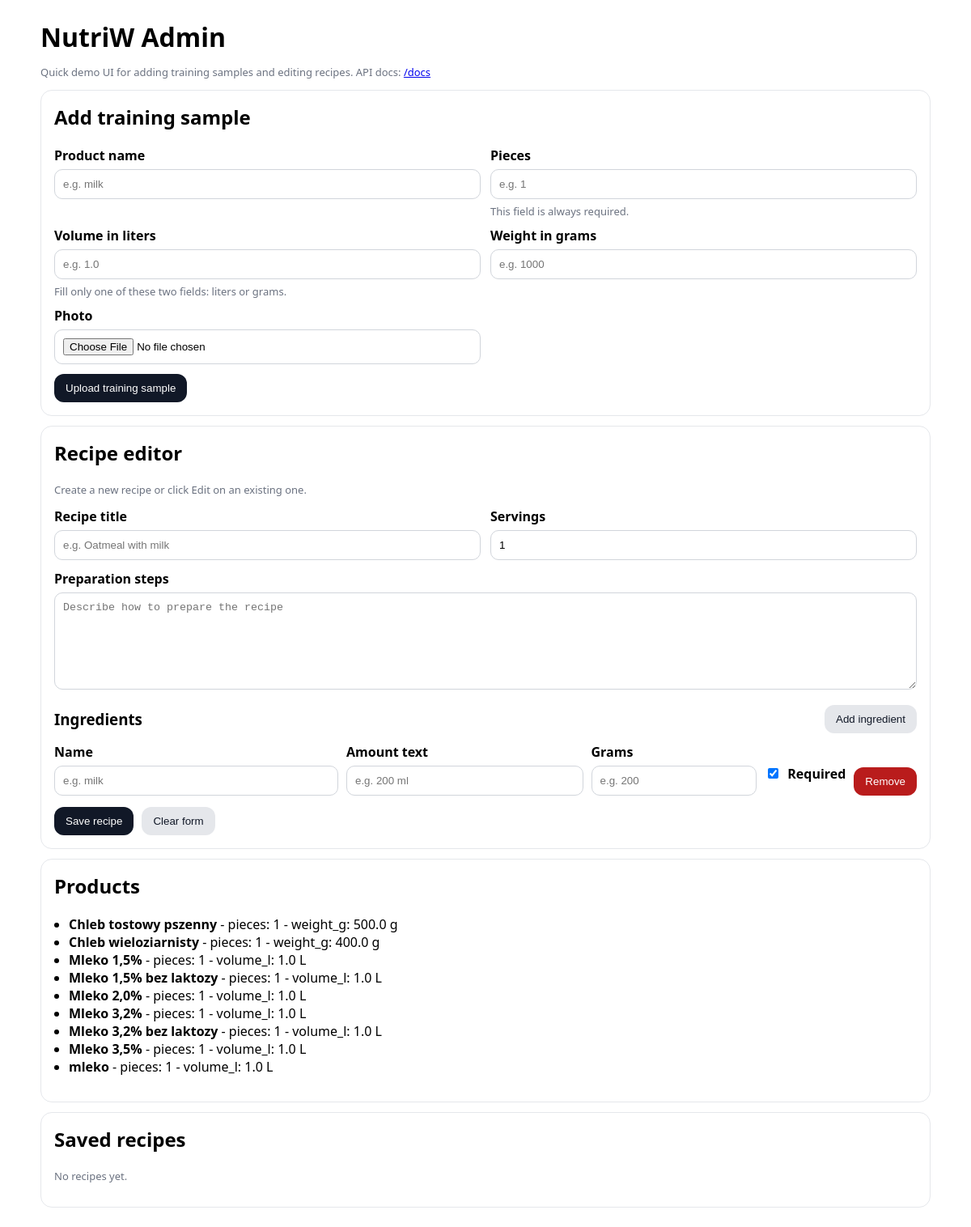
The page /admin on the database its author committed.
### tables this page shows
CREATE TABLE products (
            id INTEGER PRIMARY KEY AUTOINCREMENT,
            name TEXT NOT NULL UNIQUE,
            default_amount TEXT,
            default_weight_g REAL
        , pieces INTEGER NOT NULL DEFAULT 1, volume_l REAL, weight_g REAL);

### api/main.py (the view)
@app.get("/admin", response_class=HTMLResponse)
def admin_home():
    template = jinja.get_template("admin.html")
    return template.render(
        products=db.list_products(),
        recipes=db.list_recipes(),
    )

### api/templates/admin.html (shortened to what this page needs)
<!doctype html>
<html>
<head>
</head>
<body>
  <h1>NutriW Admin</h1>
  <p class="muted">Quick demo UI for adding training samples and editing recipes. API docs: <a href="/docs">/docs</a></p>
  <div class="card">
    <h2>Add training sample</h2>
    <form action="/train/add" method="post" enctype="multipart/form-data">
      <div class="row">
        <div>
          <label for="product_name">Product name</label>
          <input id="product_name" name="product_name" placeholder="e.g. milk" required />
        </div>
        <div>
          <label for="pieces">Pieces</label>
          <input id="pieces" name="pieces" type="number" min="1" step="1" placeholder="e.g. 1" required />
          <div class="muted field-help">This field is always required.</div>
        </div>
      </div>
      <div style="margin-top:10px" class="row">
        <div>
          <label for="volume_l">Volume in liters</label>
          <input id="volume_l" name="volume_l" type="number" min="0.001" step="0.001" placeholder="e.g. 1.0" />
        </div>
        <div>
          <label for="weight_g">Weight in grams</label>
          <input id="weight_g" name="weight_g" type="number" min="0.1" step="0.1" placeholder="e.g. 1000" />
        </div>
      </div>
      <div class="muted field-help">Fill only one of these two fields: liters or grams.</div>
      <div style="margin-top:10px" class="row">
        <div>
          <label for="image">Photo</label>
          <input id="image" name="image" type="file" accept="image/*" required />
        </div>
      </div>
      <div style="margin-top:12px">
        <button type="submit">Upload training sample</button>
      </div>
    </form>
  </div>
  <div class="card" id="recipe-editor-card">
    <h2>Recipe editor</h2>
    <p class="muted">Create a new recipe or click Edit on an existing one.</p>
    <form id="recipe-form">
      <div class="row">
        <div>
          <label for="recipe_title">Recipe title</label>
          <input id="recipe_title" type="text" placeholder="e.g. Oatmeal with milk" required />
        </div>
        <div>
          <label for="recipe_servings">Servings</label>
          <input id="recipe_servings" type="number" min="1" step="1" value="1" required />
        </div>
      </div>
      <div style="margin-top:12px">
        <label for="recipe_steps">Preparation steps</label>
        <textarea id="recipe_steps" placeholder="Describe how to prepare the recipe"></textarea>
      </div>
      <div style="margin-top:14px">
        <div class="actions" style="justify-content: space-between; align-items: center;">
          <h3 style="margin:0;">Ingredients</h3>
          <button id="add-ingredient-button" type="button" class="secondary">Add ingredient</button>
        </div>
        <div id="ingredients-list" style="margin-top:12px;"></div>
      </div>
      <div class="actions" style="margin-top:14px;">
        <button id="save-recipe-button" type="submit">Save recipe</button>
        <button id="reset-recipe-button" type="button" class="secondary">Clear form</button>
      </div>
    </form>
  </div>
  <div class="card">
    <h2>Products</h2>
    {% if products|length == 0 %}
      <p class="muted">No products yet. Add training samples first.</p>
    {% else %}
      <ul>
        {% for p in products %}
          <li>
            <b>{{ p.name }}</b>
            - pieces: {{ p.pieces }}
            {% if p.volume_l is not none %}- volume_l: {{ p.volume_l }} L{% endif %}
            {% if p.weight_g is not none %}- weight_g: {{ p.weight_g }} g{% endif %}
          </li>
        {% endfor %}
      </ul>
    {% endif %}
  </div>
  <div class="card">
    <h2>Saved recipes</h2>
    {% if recipes|length == 0 %}
      <p class="muted">No recipes yet.</p>
    {% endif %}
  </div>
</body>
</html>

### api/templates/admin.html (style rules this page uses)
body { font-family: system-ui, Segoe UI, Roboto, Arial, sans-serif; max-width: 1100px; margin: 24px auto; padding: 0 16px; }
h1 { margin: 0 0 8px 0; }
h2, h3 { margin-top: 0; }
.card { border: 1px solid #e5e7eb; border-radius: 14px; padding: 16px; margin: 12px 0; }
.row { display: grid; grid-template-columns: 1fr 1fr; gap: 12px; }
label { display: block; margin-bottom: 6px; font-weight: 600; }
input, textarea { width: 100%; padding: 10px; border: 1px solid #d1d5db; border-radius: 10px; box-sizing: border-box; }
textarea { min-height: 120px; resize: vertical; }
button { padding: 10px 14px; border: 0; border-radius: 12px; background: #111827; color: #fff; cursor: pointer; }
button.secondary { background: #e5e7eb; color: #111827; }
.muted { color: #6b7280; font-size: 13px; }
.field-help { margin-top: 6px; }
.actions { display: flex; gap: 10px; flex-wrap: wrap; }
ul { padding-left: 18px; }

### rows shown on the page
products: name "Chleb tostowy pszenny", pieces "1", weight_g "500.0"
products: name "Chleb wieloziarnisty", pieces "1", weight_g "400.0"
products: name "Mleko 1,5%", pieces "1", volume_l "1.0"
products: name "Mleko 1,5% bez laktozy", pieces "1", volume_l "1.0"
products: name "Mleko 2,0%", pieces "1", volume_l "1.0"
products: name "Mleko 3,2%", pieces "1", volume_l "1.0"
products: name "Mleko 3,2% bez laktozy", pieces "1", volume_l "1.0"
products: name "Mleko 3,5%", pieces "1", volume_l "1.0"
products: name "mleko", pieces "1", volume_l "1.0"
